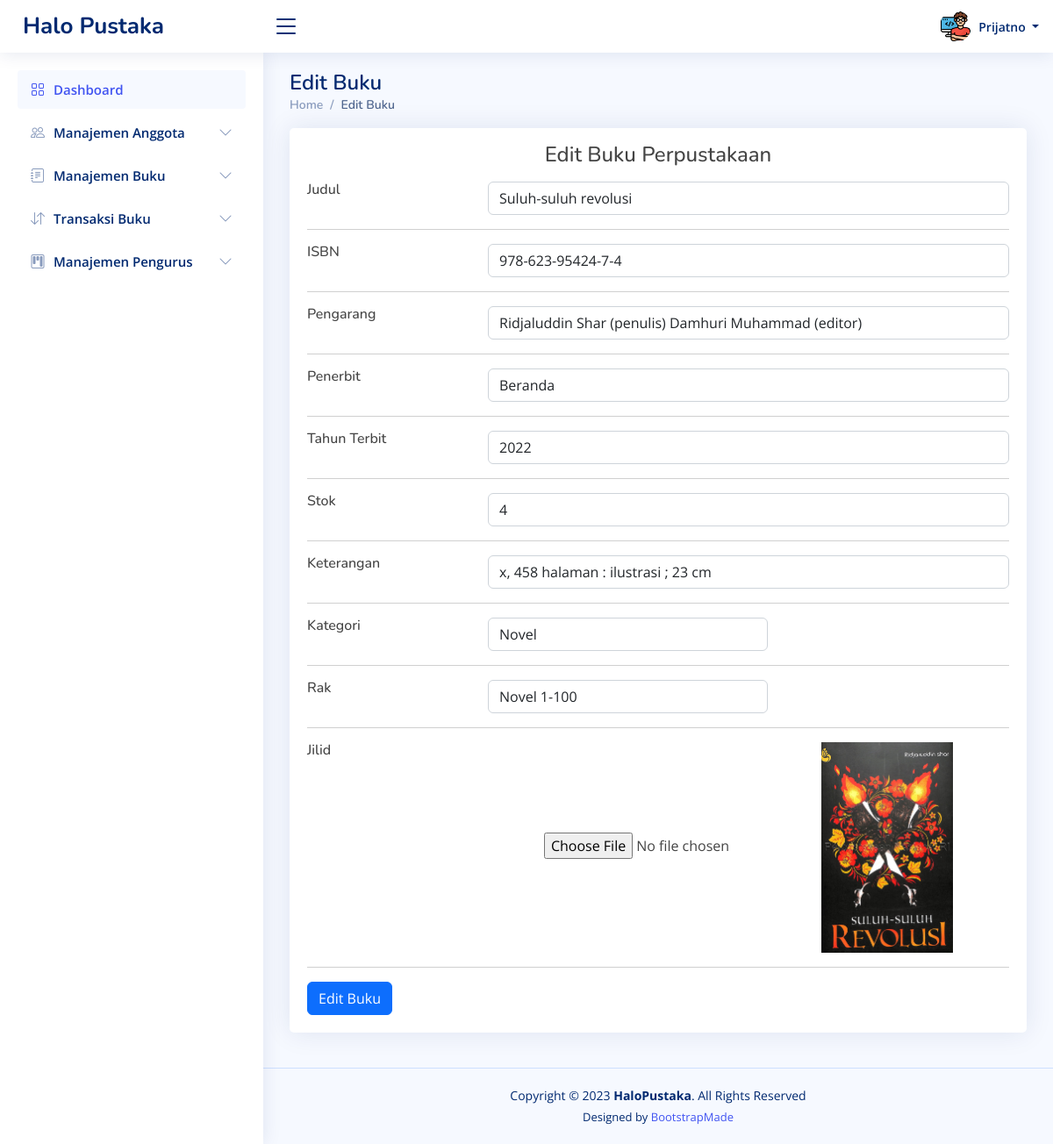
/dashboard.php?page=editbuku&id=BK003 (signed in), run on the app's committed database.
### tables this page shows
CREATE TABLE `pengurus` (
  `id_pengurus` char(5) NOT NULL,
  `nama` varchar(100) NOT NULL,
  `password` varchar(100) NOT NULL,
  `level` varchar(20) NOT NULL,
  `pic` varchar(50) NOT NULL DEFAULT 'pengurus/admin.png'
);

CREATE TABLE `buku` (
  `id_buku` char(5) NOT NULL,
  `judul` varchar(255) NOT NULL,
  `id_kategori` char(5) NOT NULL,
  `id_rak` char(5) NOT NULL,
  `isbn` varchar(20) NOT NULL,
  `pengarang` varchar(100) NOT NULL,
  `penerbit` varchar(100) NOT NULL,
  `tahun_terbit` year(4) NOT NULL,
  `stok` int(11) NOT NULL,
  `keterangan` varchar(255) NOT NULL,
  `pic` varchar(50) NOT NULL DEFAULT 'buku/buku.jpg'
);

### _editbuku.php (the view, shortened to what this page needs)
<?php
$id = $_GET['id'];
$data = mysqli_fetch_array(mysqli_query($koneksi, "SELECT * FROM buku WHERE id_buku = '$id'"));
$tahun = mysqli_fetch_array(mysqli_query($koneksi, "SELECT YEAR(current_date()) AS thn"));
?>
<div class="container">
    <div class="card" style="margin-bottom: 20px;">
        <div class="card-body">
            <h4 class="text-center mt-3 mb-3">Edit Buku Perpustakaan</h4>
            <form action="dashboard.php?page=editbuku&id=<?php echo $_GET['id'] ?>" method="post" name="editbuku"
                enctype="multipart/form-data">
                <div class="row">
                    <div class="col-sm-3">
                        <h6 class="mb-0">Judul</h6>
                    </div>
                    <div class="col-sm-9 text-secondary">
                        <input type="text" name="judul" id="judul" class="form-control" placeholder="Masukan Judul Buku"
                            value="<?php echo $data['judul'] ?>" required>
                    </div>
                </div>
                <hr>
                <div class="row">
                    <div class="col-sm-3">
                        <h6 class="mb-0">ISBN</h6>
                    </div>
                    <div class="col-sm-9 text-secondary">
                        <input type="text" name="isbn" id="isbn" class="form-control" placeholder="Masukan ISBN"
                            value="<?php echo $data['isbn'] ?>" required>
                    </div>
                </div>
                <hr>
                <div class="row">
                    <div class="col-sm-3">
                        <h6 class="mb-0">Pengarang</h6>
                    </div>
                    <div class="col-sm-9 text-secondary">
                        <input type="text" name="pengarang" id="pengarang" class="form-control"
                            placeholder="Masukan Pengarang" value="<?php echo $data['pengarang'] ?>" required>
                    </div>
                </div>
                <hr>
                <div class="row">
                    <div class="col-sm-3">
                        <h6 class="mb-0">Penerbit</h6>
                    </div>
                    <div class="col-sm-9 text-secondary">
                        <input type="text" name="penerbit" id="penerbit" class="form-control"
                            placeholder="Masukan Penerbit" value="<?php echo $data['penerbit'] ?>" required>
                    </div>
                </div>
                <hr>
                <div class="row">
                    <div class="col-sm-3">
                        <h6 class="mb-0">Tahun Terbit</h6>
                    </div>
                    <div class="col-sm-9 text-secondary">
                        <input type="number" min="1900" max="<?php echo $tahun['thn'] ?>" name="thnterbit"
                            id="thnterbit" class="form-control" placeholder="Masukan Tahun Terbit"
                            value="<?php echo $data['tahun_terbit'] ?>" required>
                    </div>
                </div>
                <hr>
                <div class="row">
                    <div class="col-sm-3">
                        <h6 class="mb-0">Stok</h6>
                    </div>
                    <div class="col-sm-9 text-secondary">
                        <input type="number" min="0" name="stok" id="stok" class="form-control"
                            placeholder="Masukan Stok" value="<?php echo $data['stok'] ?>" required>
                    </div>
                </div>
                <hr>
                <div class="row">
                    <div class="col-sm-3">
                        <h6 class="mb-0">Keterangan</h6>
                    </div>
                    <div class="col-sm-9 text-secondary">
                        <input type="text" name="keterangan" id="keterangan" class="form-control"
                            placeholder="Masukan Keterangan" value="<?php echo $data['keterangan'] ?>">
                    </div>
                </div>
                <hr>
                <div class="row">
                    <div class="col-sm-3">
                        <h6 class="mb-0">Kategori</h6>
                    </div>
                    <div class="col-sm-5 text-secondary">
                        <select name="kategori" id="kategori" class="form-control" required>
                            <?php
                            $sql = mysqli_query($koneksi, "SELECT * FROM kategori");
                            while ($kategori = mysqli_fetch_array($sql)) {
                                if ($data['id_kategori'] == $kategori['id_kategori'])
                                    echo '
                                <option value="' . $kategori['id_kategori'] . '" class="form-control" selected>' . $kategori['nama_kategori'] . '</option>';
                                else
                                    echo '<option value="' . $kategori['id_kategori'] . '" class="form-control">' . $kategori['nama_kategori'] . '</option>';
                            }
                            ?>
                        </select>
                    </div>
                </div>
                <hr>
                <div class="row">
                    <div class="col-sm-3">
                        <h6 class="mb-0">Rak</h6>
                    </div>
                    <div class="col-sm-5 text-secondary">
                        <select name="rak" id="rak" class="form-control" required>
                            <?php
                            $sql = mysqli_query($koneksi, "SELECT * FROM rak");
                            while ($rak = mysqli_fetch_array($sql)) {
                                if ($data['id_rak'] == $rak['id_rak'])
                                    echo '
                                <option value="' . $rak['id_rak'] . '" class="form-control" selected>' . $rak['nama_rak'] . '</option>';
                                else
                                    echo '<option value="' . $rak['id_rak'] . '" class="form-control">' . $rak['nama_rak'] . '</option>';
                            }
                            ?>
                        </select>
                    </div>
                </div>
                <hr>
                <div class="row">
                    <div class="col-sm-3">
                        <h6 class="mb-0">Jilid</h6>
                    </div>
                    <div class="col-sm-9 align-items-center text-center">
                        <input type="file" name="pic" id="pic" accept=".jpg, .jpeg, .png" onchange="return valid();">
                        <img src="assets/img/<?php echo $data['pic'] ?>" id="display" alt="pic" width="150" <?php if (!isset($data['pic']))
                               echo "hidden" ?>>
                        </div>
                    </div>
                    <hr>
                    <button type="submit" class="btn btn-primary" name="editbuku">Edit Buku</button>
                </form>
            </div>
        </div>
    </div>

### dashboard.php (shortened to what this page needs)
<?php
include "template/head.php";
include "koneksi.php";
?>
<header id="header" class="header fixed-top d-flex align-items-center">
    <div class="d-flex align-items-center justify-content-between">
        <a href="dashboard.php" class="logo d-flex align-items-center">
            <span class="d-none d-lg-block">Halo Pustaka</span>
        </a>
        <i class="bi bi-list toggle-sidebar-btn"></i>
    </div>
    <nav class="header-nav ms-auto">
        <ul class="d-flex align-items-center">
            <li class="nav-item dropdown pe-3">
                <?php
                $sql = mysqli_query($koneksi, "SELECT pic FROM " . $_SESSION['role'] . " WHERE id_pengurus = '" . $_SESSION['username'] . "'");
                $data = mysqli_fetch_array($sql);
                ?>
                <a class="nav-link nav-profile d-flex align-items-center pe-0" href="#" data-bs-toggle="dropdown">
                    <img src="assets/img/<?php echo $data['pic'] ?>" alt="Profile" class="rounded-circle">
                    <span class="d-none d-md-block dropdown-toggle ps-2">
                        <?php echo $_SESSION['nama'] ?>
                    </span>
                </a>
            </li>
        </ul>
    </nav>
</header>
<aside id="sidebar" class="sidebar">
    <ul class="sidebar-nav" id="sidebar-nav">
        <li class="nav-item">
            <a class="nav-link " href="dashboard.php">
                <i class="bi bi-grid"></i>
                <span>Dashboard</span>
            </a>
        </li>
        <li class="nav-item">
            <a class="nav-link collapsed" data-bs-target="#components-nav" data-bs-toggle="collapse" href="#">
                <i class="bi bi-people"></i><span>Manajemen Anggota</span><i class="bi bi-chevron-down ms-auto"></i>
            </a>
        </li>
        <li class="nav-item">
            <a class="nav-link collapsed" data-bs-target="#forms-nav" data-bs-toggle="collapse" href="#">
                <i class="bi bi-journal-text"></i><span>Manajemen Buku</span><i class="bi bi-chevron-down ms-auto"></i>
            </a>
        </li>
        <li class="nav-item">
            <a class="nav-link collapsed" data-bs-target="#tables-nav" data-bs-toggle="collapse" href="#">
                <i class="bi bi-arrow-down-up"></i><span>Transaksi Buku</span><i class="bi bi-chevron-down ms-auto"></i>
            </a>
        </li>
        <?php
        if ($_SESSION['level'] == 'owner') { ?>
            <li class="nav-item">
                <a class="nav-link collapsed" data-bs-target="#charts-nav" data-bs-toggle="collapse" href="#">
                    <i class="bi bi-kanban"></i><span>Manajemen Pengurus</span><i class="bi bi-chevron-down ms-auto"></i>
                </a>
            </li>
        <?php } ?>
    </ul>
</aside>
<main id="main" class="main">
    <?php
    if (isset($_GET['page'])) {
        $act = $_GET['page'];
    }
    switch ($act) {
        case "editbuku":
            $halaman = "_editbuku.php";
            $judul = "Edit Buku";
            break;
    }
    ?>
    <div class="pagetitle">
        <h1>
            <?php echo $judul; ?>
        </h1>
        <nav>
            <ol class="breadcrumb">
                <li class="breadcrumb-item"><a href="dashboard.php">Home</a></li>
                <li class="breadcrumb-item active">
                    <?php echo $judul; ?>
                </li>
            </ol>
        </nav>
    </div>
    <section class="section dashboard">
        <div class="row">
            <?php
            include $halaman;
            ?>
        </div>
    </section>
</main>
<footer id="footer" class="footer">
    <div class="copyright">
        Copyright &copy; 2023 <strong><span>HaloPustaka</span></strong>. All Rights Reserved
    </div>
    <div class="credits">
        Designed by <a href="https://bootstrapmade.com/">BootstrapMade</a>
    </div>
</footer>
<?php
include "template/foot.php";
?>

### assets/css/admin.css (style rules this page uses)
:root { scroll-behavior: smooth; }
body { font-family: "Open Sans", sans-serif; background: #f6f9ff; color: #444444; }
a { color: #4154f1; text-decoration: none; }
h1, h2, h3, h4, h5, h6 { font-family: "Nunito", sans-serif; }
#main { margin-top: 60px; padding: 20px 30px; transition: all 0.3s; }
.pagetitle { margin-bottom: 10px; }
.pagetitle h1 { font-size: 24px; margin-bottom: 0; font-weight: 600; color: #012970; }
.card { margin-bottom: 30px; border: none; border-radius: 5px; box-shadow: 0px 0 30px rgba(1, 41, 112, 0.1); }
.card-body { padding: 0 20px 20px 20px; }
.breadcrumb { font-size: 14px; font-family: "Nunito", sans-serif; color: #899bbd; font-weight: 600; }
.breadcrumb a { color: #899bbd; transition: 0.3s; }
.breadcrumb .breadcrumb-item::before { color: #899bbd; }
.breadcrumb .active { color: #51678f; font-weight: 600; }
.logo { line-height: 1; }
@media (min-width: 1200px) { .logo { width: 280px; } }
.logo span { font-size: 26px; font-weight: 700; color: #012970; font-family: "Nunito", sans-serif; }
.header { transition: all 0.5s; z-index: 997; height: 60px; box-shadow: 0px 2px 20px rgba(1, 41, 112, 0.1); background-color: #fff; padding-left: 20px; }
.header .toggle-sidebar-btn { font-size: 32px; padding-left: 10px; cursor: pointer; color: #012970; }
.header-nav ul { list-style: none; }
.header-nav>ul { margin: 0; padding: 0; }
.header-nav .nav-profile { color: #012970; }
.header-nav .nav-profile img { max-height: 36px; }
.header-nav .nav-profile span { font-size: 14px; font-weight: 600; }
.sidebar { position: fixed; top: 60px; left: 0; bottom: 0; width: 300px; z-index: 996; transition: all 0.3s; padding: 20px; overflow-y: auto; scrollbar-width: thin; scrollbar-color: #aab7cf transparent; box-shadow: 0px 0px 20px rgba(1, 41, 112, 0.1); background-color: #fff; }
@media (min-width: 1200px) { #main, #footer { margin-left: 300px; } }
.sidebar-nav { padding: 0; margin: 0; list-style: none; }
.sidebar-nav li { padding: 0; margin: 0; list-style: none; }
.sidebar-nav .nav-item { margin-bottom: 5px; }
.sidebar-nav .nav-link { display: flex; align-items: center; font-size: 15px; font-weight: 600; color: #4154f1; transition: 0.3; background: #f6f9ff; padding: 10px 15px; border-radius: 4px; }
.sidebar-nav .nav-link i { font-size: 16px; margin-right: 10px; color: #4154f1; }
.sidebar-nav .nav-link.collapsed { color: #012970; background: #fff; }
.sidebar-nav .nav-link.collapsed i { color: #899bbd; }
.sidebar-nav .nav-link .bi-chevron-down { margin-right: 0; transition: transform 0.2s ease-in-out; }
.footer { padding: 20px 0; font-size: 14px; transition: all 0.3s; border-top: 1px solid #cddfff; }
.footer .copyright { text-align: center; color: #012970; }
.footer .credits { padding-top: 5px; text-align: center; font-size: 13px; color: #012970; }

### data on the page
pengurus: pic (picture)
buku: judul "Suluh-suluh revolusi", isbn "978-623-95424-7-4", pengarang "Ridjaluddin Shar (penulis) Damhuri Muhammad (editor)", penerbit "Beranda", thnterbit "2022", stok "4", keterangan "x, 458 halaman : ilustrasi ; 23 cm", pic (picture)

### other printed values
$_SESSION['nama'] "Prijatno"
$judul "Edit Buku"
form field kategori "Novel"
form field rak "Novel 1-100"
